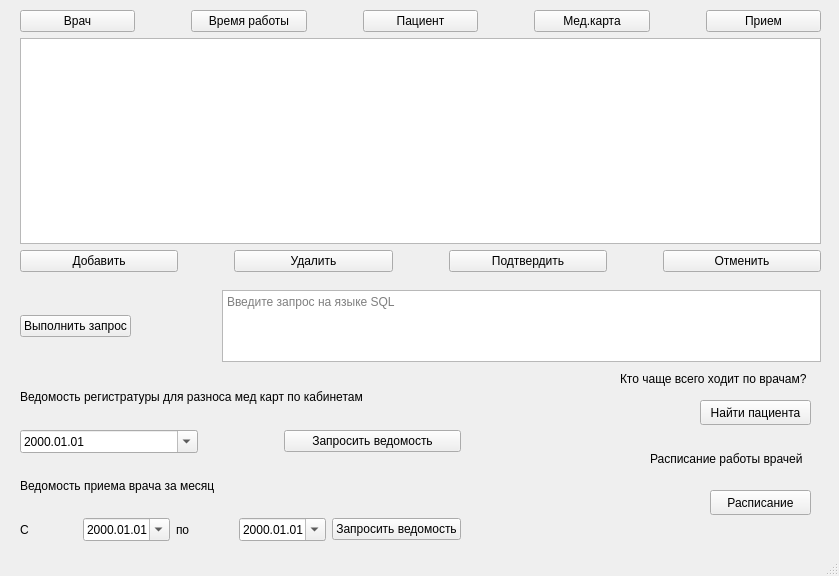
<?xml version="1.0" encoding="UTF-8"?>
<ui version="4.0">
 <class>MainWindow</class>
 <widget class="QMainWindow" name="MainWindow">
  <property name="geometry">
   <rect>
    <x>0</x>
    <y>0</y>
    <width>839</width>
    <height>576</height>
   </rect>
  </property>
  <property name="windowTitle">
   <string>Клиника</string>
  </property>
  <widget class="QWidget" name="centralwidget">
   <widget class="QPushButton" name="frequentPatientPushButton">
    <property name="geometry">
     <rect>
      <x>700</x>
      <y>400</y>
      <width>111</width>
      <height>25</height>
     </rect>
    </property>
    <property name="text">
     <string>Найти пациента</string>
    </property>
   </widget>
   <widget class="QLabel" name="label_5">
    <property name="geometry">
     <rect>
      <x>620</x>
      <y>370</y>
      <width>201</width>
      <height>17</height>
     </rect>
    </property>
    <property name="text">
     <string>Кто чаще всего ходит по врачам?</string>
    </property>
   </widget>
   <widget class="QLabel" name="label_6">
    <property name="geometry">
     <rect>
      <x>650</x>
      <y>450</y>
      <width>171</width>
      <height>17</height>
     </rect>
    </property>
    <property name="text">
     <string>Расписание работы врачей</string>
    </property>
   </widget>
   <widget class="QWidget" name="layoutWidget">
    <property name="geometry">
     <rect>
      <x>20</x>
      <y>10</y>
      <width>801</width>
      <height>262</height>
     </rect>
    </property>
    <layout class="QVBoxLayout" name="verticalLayout_2">
     <item>
      <layout class="QVBoxLayout" name="verticalLayout">
       <item>
        <layout class="QHBoxLayout" name="horizontalLayout">
         <item>
          <widget class="QPushButton" name="doctorPushButton">
           <property name="text">
            <string>Врач</string>
           </property>
          </widget>
         </item>
         <item>
          <spacer name="horizontalSpacer_2">
           <property name="orientation">
            <enum>Qt::Horizontal</enum>
           </property>
           <property name="sizeType">
            <enum>QSizePolicy::Fixed</enum>
           </property>
           <property name="sizeHint" stdset="0">
            <size>
             <width>50</width>
             <height>20</height>
            </size>
           </property>
          </spacer>
         </item>
         <item>
          <widget class="QPushButton" name="time_tablePushButton">
           <property name="text">
            <string>Время работы</string>
           </property>
          </widget>
         </item>
         <item>
          <spacer name="horizontalSpacer_3">
           <property name="orientation">
            <enum>Qt::Horizontal</enum>
           </property>
           <property name="sizeType">
            <enum>QSizePolicy::Fixed</enum>
           </property>
           <property name="sizeHint" stdset="0">
            <size>
             <width>50</width>
             <height>20</height>
            </size>
           </property>
          </spacer>
         </item>
         <item>
          <widget class="QPushButton" name="patientPushButton">
           <property name="text">
            <string>Пациент</string>
           </property>
          </widget>
         </item>
         <item>
          <spacer name="horizontalSpacer">
           <property name="orientation">
            <enum>Qt::Horizontal</enum>
           </property>
           <property name="sizeType">
            <enum>QSizePolicy::Fixed</enum>
           </property>
           <property name="sizeHint" stdset="0">
            <size>
             <width>50</width>
             <height>20</height>
            </size>
           </property>
          </spacer>
         </item>
         <item>
          <widget class="QPushButton" name="medical_cardPushButton">
           <property name="text">
            <string>Мед.карта</string>
           </property>
          </widget>
         </item>
         <item>
          <spacer name="horizontalSpacer_4">
           <property name="orientation">
            <enum>Qt::Horizontal</enum>
           </property>
           <property name="sizeType">
            <enum>QSizePolicy::Fixed</enum>
           </property>
           <property name="sizeHint" stdset="0">
            <size>
             <width>50</width>
             <height>20</height>
            </size>
           </property>
          </spacer>
         </item>
         <item>
          <widget class="QPushButton" name="visitingPushButton">
           <property name="text">
            <string>Прием</string>
           </property>
          </widget>
         </item>
        </layout>
       </item>
       <item>
        <widget class="QTableView" name="tableView"/>
       </item>
      </layout>
     </item>
     <item>
      <layout class="QHBoxLayout" name="horizontalLayout_2">
       <item>
        <widget class="QPushButton" name="addPushButton">
         <property name="text">
          <string>Добавить</string>
         </property>
        </widget>
       </item>
       <item>
        <spacer name="horizontalSpacer_7">
         <property name="orientation">
          <enum>Qt::Horizontal</enum>
         </property>
         <property name="sizeType">
          <enum>QSizePolicy::Fixed</enum>
         </property>
         <property name="sizeHint" stdset="0">
          <size>
           <width>50</width>
           <height>20</height>
          </size>
         </property>
        </spacer>
       </item>
       <item>
        <widget class="QPushButton" name="removePushButton">
         <property name="text">
          <string>Удалить</string>
         </property>
        </widget>
       </item>
       <item>
        <spacer name="horizontalSpacer_6">
         <property name="orientation">
          <enum>Qt::Horizontal</enum>
         </property>
         <property name="sizeType">
          <enum>QSizePolicy::Fixed</enum>
         </property>
         <property name="sizeHint" stdset="0">
          <size>
           <width>50</width>
           <height>20</height>
          </size>
         </property>
        </spacer>
       </item>
       <item>
        <widget class="QPushButton" name="acceptPushButton">
         <property name="text">
          <string>Подтвердить</string>
         </property>
        </widget>
       </item>
       <item>
        <spacer name="horizontalSpacer_5">
         <property name="orientation">
          <enum>Qt::Horizontal</enum>
         </property>
         <property name="sizeType">
          <enum>QSizePolicy::Fixed</enum>
         </property>
         <property name="sizeHint" stdset="0">
          <size>
           <width>50</width>
           <height>20</height>
          </size>
         </property>
        </spacer>
       </item>
       <item>
        <widget class="QPushButton" name="cancelPushButton">
         <property name="text">
          <string>Отменить</string>
         </property>
        </widget>
       </item>
      </layout>
     </item>
    </layout>
   </widget>
   <widget class="QWidget" name="layoutWidget">
    <property name="geometry">
     <rect>
      <x>20</x>
      <y>290</y>
      <width>801</width>
      <height>72</height>
     </rect>
    </property>
    <layout class="QHBoxLayout" name="horizontalLayout_3">
     <item>
      <widget class="QPushButton" name="searchPushButton">
       <property name="text">
        <string>Выполнить запрос</string>
       </property>
      </widget>
     </item>
     <item>
      <spacer name="horizontalSpacer_8">
       <property name="orientation">
        <enum>Qt::Horizontal</enum>
       </property>
       <property name="sizeType">
        <enum>QSizePolicy::Fixed</enum>
       </property>
       <property name="sizeHint" stdset="0">
        <size>
         <width>85</width>
         <height>20</height>
        </size>
       </property>
      </spacer>
     </item>
     <item>
      <widget class="QTextEdit" name="queryTextEdit">
       <property name="html">
        <string>&lt;!DOCTYPE HTML PUBLIC &quot;-//W3C//DTD HTML 4.0//EN&quot; &quot;http://www.w3.org/TR/REC-html40/strict.dtd&quot;&gt;
&lt;html&gt;&lt;head&gt;&lt;meta name=&quot;qrichtext&quot; content=&quot;1&quot; /&gt;&lt;style type=&quot;text/css&quot;&gt;
p, li { white-space: pre-wrap; }
&lt;/style&gt;&lt;/head&gt;&lt;body style=&quot; font-family:'Noto Sans'; font-size:9pt; font-weight:400; font-style:normal;&quot;&gt;
&lt;p style=&quot;-qt-paragraph-type:empty; margin-top:0px; margin-bottom:0px; margin-left:0px; margin-right:0px; -qt-block-indent:0; text-indent:0px;&quot;&gt;&lt;br /&gt;&lt;/p&gt;&lt;/body&gt;&lt;/html&gt;</string>
       </property>
       <property name="placeholderText">
        <string>Введите запрос на языке SQL</string>
       </property>
      </widget>
     </item>
    </layout>
   </widget>
   <widget class="QWidget" name="layoutWidget">
    <property name="geometry">
     <rect>
      <x>20</x>
      <y>370</y>
      <width>441</width>
      <height>171</height>
     </rect>
    </property>
    <layout class="QVBoxLayout" name="verticalLayout_5">
     <item>
      <layout class="QVBoxLayout" name="verticalLayout_3">
       <item>
        <widget class="QLabel" name="label">
         <property name="text">
          <string>Ведомость регистратуры для разноса мед карт по кабинетам</string>
         </property>
        </widget>
       </item>
       <item>
        <layout class="QHBoxLayout" name="horizontalLayout_4">
         <item>
          <widget class="QDateEdit" name="registrydateEdit">
           <property name="displayFormat">
            <string>yyyy.MM.dd</string>
           </property>
           <property name="calendarPopup">
            <bool>true</bool>
           </property>
          </widget>
         </item>
         <item>
          <spacer name="horizontalSpacer_9">
           <property name="orientation">
            <enum>Qt::Horizontal</enum>
           </property>
           <property name="sizeType">
            <enum>QSizePolicy::Fixed</enum>
           </property>
           <property name="sizeHint" stdset="0">
            <size>
             <width>80</width>
             <height>20</height>
            </size>
           </property>
          </spacer>
         </item>
         <item>
          <widget class="QPushButton" name="registryPushButton">
           <property name="text">
            <string>Запросить ведомость</string>
           </property>
          </widget>
         </item>
        </layout>
       </item>
      </layout>
     </item>
     <item>
      <layout class="QVBoxLayout" name="verticalLayout_4">
       <item>
        <widget class="QLabel" name="label_2">
         <property name="text">
          <string>Ведомость приема врача за месяц</string>
         </property>
        </widget>
       </item>
       <item>
        <layout class="QHBoxLayout" name="horizontalLayout_5">
         <item>
          <widget class="QLabel" name="label_3">
           <property name="text">
            <string>С</string>
           </property>
          </widget>
         </item>
         <item>
          <widget class="QDateEdit" name="doctorWithDateEdit">
           <property name="displayFormat">
            <string>yyyy.MM.dd</string>
           </property>
           <property name="calendarPopup">
            <bool>true</bool>
           </property>
          </widget>
         </item>
         <item>
          <widget class="QLabel" name="label_4">
           <property name="text">
            <string>по</string>
           </property>
          </widget>
         </item>
         <item>
          <widget class="QDateEdit" name="doctorToDateEdit">
           <property name="displayFormat">
            <string>yyyy.MM.dd</string>
           </property>
           <property name="calendarPopup">
            <bool>true</bool>
           </property>
          </widget>
         </item>
         <item>
          <widget class="QPushButton" name="doctorPushButton_2">
           <property name="text">
            <string>Запросить ведомость</string>
           </property>
          </widget>
         </item>
        </layout>
       </item>
      </layout>
     </item>
    </layout>
   </widget>
   <widget class="QPushButton" name="fullTime_tablePushButton">
    <property name="geometry">
     <rect>
      <x>710</x>
      <y>490</y>
      <width>101</width>
      <height>25</height>
     </rect>
    </property>
    <property name="text">
     <string>Расписание</string>
    </property>
   </widget>
  </widget>
  <widget class="QStatusBar" name="statusbar"/>
 </widget>
 <resources/>
 <connections/>
 <slots>
  <slot>on_fullTime_tablePushButton_clicked()</slot>
 </slots>
</ui>
